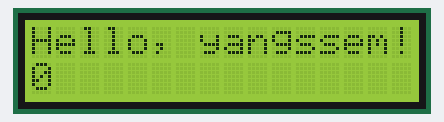
This sketch was run on a simulated Arduino Uno, built with avr-gcc and run on an emulated ATmega328P. On the bench: 16×2 character LCD.

Above: at 0.1 s.
At 4.1 s:
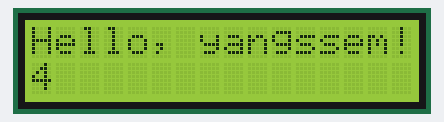
At 9.1 s:
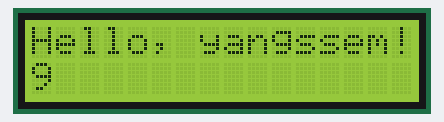
At 19.1 s:
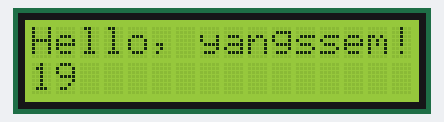
At 29.1 s:
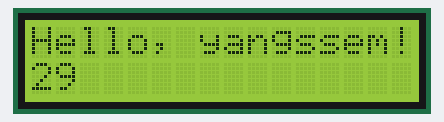
At 39.1 s:
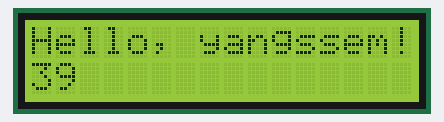

Measured:
- what the display in image 1 shows lasts 1.0 s, from 4.0 s to 5.0 s

The sketch:

test08LCD2.ino
```cpp
#include <Wire.h>
#include <LiquidCrystal_I2C.h>
//LCD address 확인하기 >>> test08LCD_i2cScanner실행  또는
//http://blog.naver.com/no1_devicemart/220836497937 따라하기.
//1.download zip: https://github.com/fdebrabander/Arduino-LiquidCrystal-I2C-library
//2.스케치 >>  라이브러리 포함하기 >> .zip라이브러리 추가  >>
//3.LiquidCrystal_I2C.zip 경로 잡아주면 됨.

LiquidCrystal_I2C lcd(0x3F,16,2);
// set the LCD address to 0x27 or 0x3f for a 16 chars and 2 line display

void setup(){
  lcd.begin();   //or lcd.begin()
  lcd.backlight();
  lcd.print("Hello, yangssem!");
}

void loop(){

  lcd.setCursor(0, 1);
  lcd.print(millis() / 1000);
}
```
